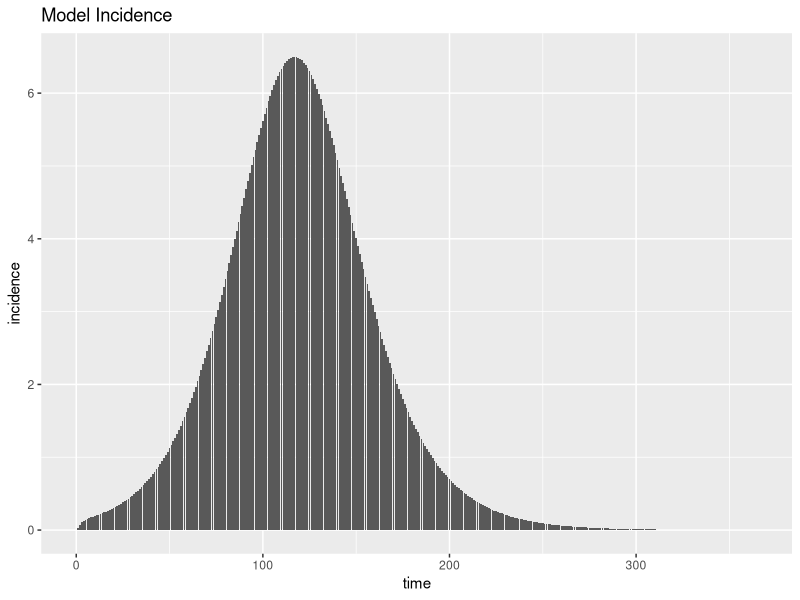
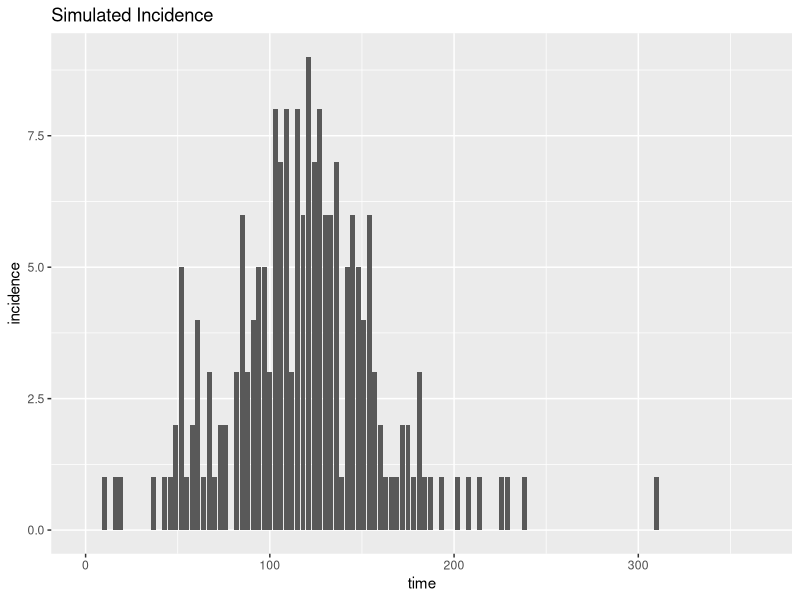
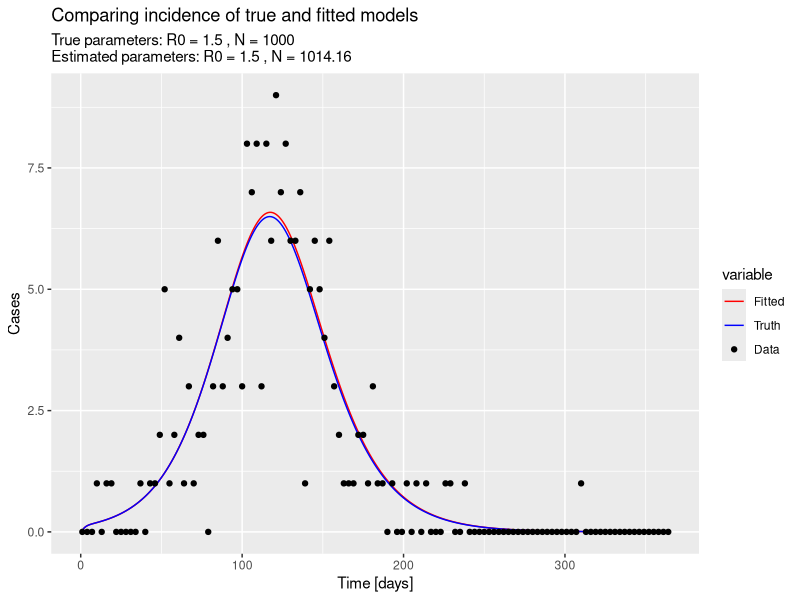
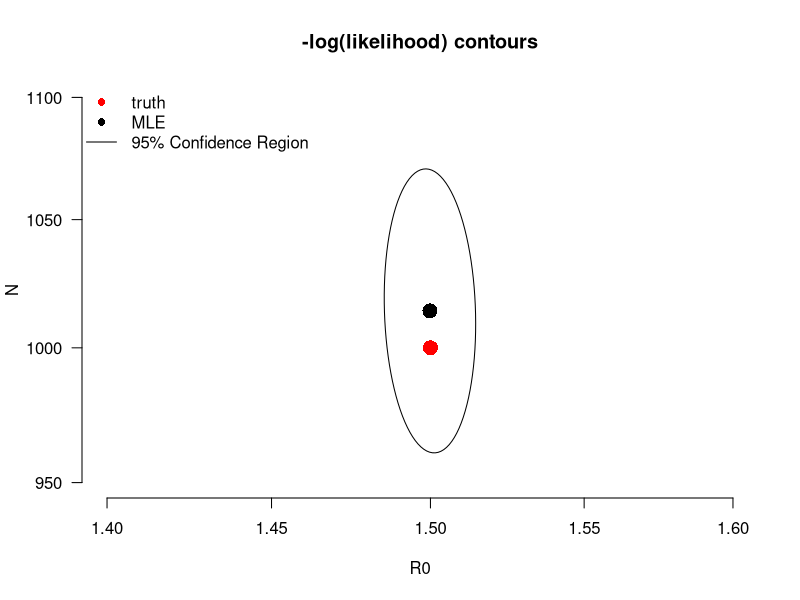
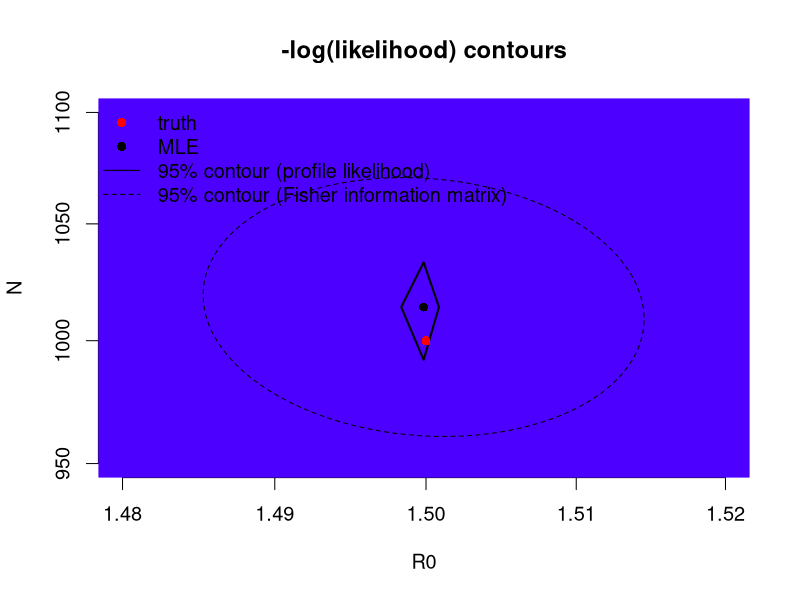
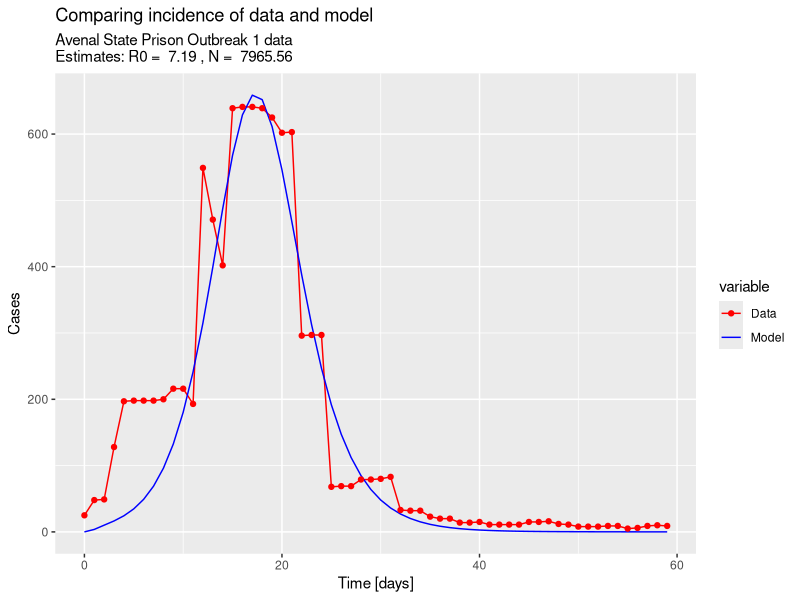
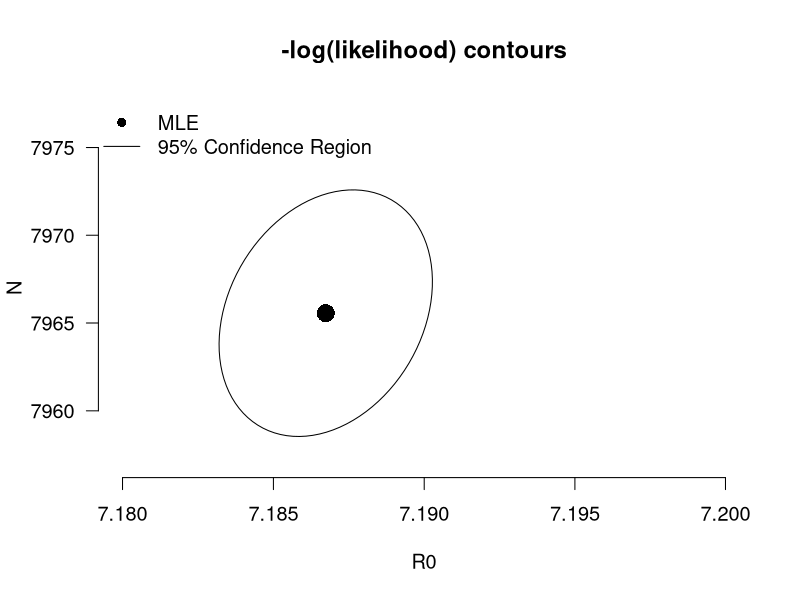
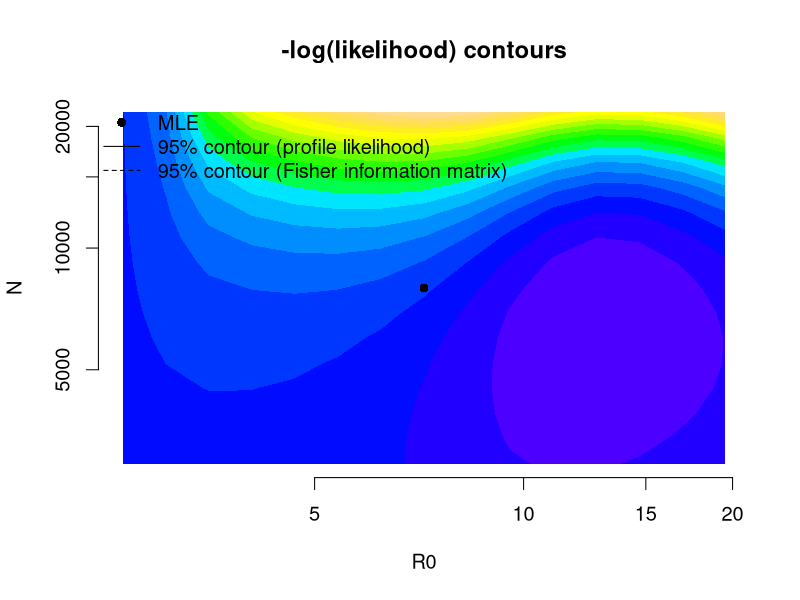

These figures' R source, in order:
##################################################################################
##################################################################################
# an R script to estimate R0 and N using an SEIR model
#
# Project: COVID in Prisons, ICI3D MMED 2023
#
##################################################################################

# Load packages -----------------------------------------------------------

require(boot); require(deSolve); require(ellipse); require(tidyverse)

# Parameters --------------------------------------------------------------

## Parameters for SEIR model
## to be passed as default parameters to disease_params()
latentPeriod <- 3        # days
infectiousPeriod <- 7    # days

# Functions ---------------------------------------------------------------

## Function that makes a list of disease parameters ##
## > R0 and N are undefined (we treat N as an unknown parameter, because the
##   population size for each outbreak in the prisons are not known. Therefore,
##   we have to estimate it.)
## > Rates gamma and sigma are defined with the parameters stated above.

disease_params <- function(R0,                         # basic reproduction number, unknown
                           N,                          # the total population, unknown
                           gamma = 1/infectiousPeriod, # rate of removal
                           sigma = 1/latentPeriod)     # rate of progression
{
  return(as.list(environment()))
}

## Function that makes a vector of initial state variable conditions ##
## initI - initial value of I as argument (defaults to 1)

init_cond <- function(initI = 1) {
  init <- c(E = 0,       # exposed
            I = initI,   # infected
            X = 0,       # removed
            C = 0)       # cumulative cases
  
  return(init)
}

## Function defining the SEIR model ##
## > We remove the S compartment, since we cannot define its initial conditions
##   due to N being treated as an unknown parameter. S will be calculated later
##   in the next function (simEpidemic).
## > 'X' is used instead of 'R' to avoid confusion with R0, the reproduction 
##   number.
## > 'C' is an added compartment that calculates the cumulative infected cases 
##   per time step. The difference between 'C' at time t and t-1 will be the 
##   incidence.
## > Overall, this model is a standard deterministic SEIR model with no births,
##   deaths, introductions, replenishment of susceptibles, etc.
seixc <- function(tt, yy, parms) with(c(parms,as.list(yy)), {
  
  ## Infectious contact rate
  beta <- R0*gamma/N                
  
  ## State variable derivatives (ODE system)
  ## State variables are: E, I, X, C
  ## Since there is no S compartment, we substitute S with N-E-I-X
  deriv <- rep(NA,4)
  deriv[1] <-	beta*(N-E-I-X)*I - sigma*E   # dEdt
  deriv[2] <-	sigma*E - gamma*I            # dIdt
  deriv[3] <-	gamma*I                      # dXdt
  deriv[4] <- sigma*E                      # cumulative cases C
  return(list(deriv))
})

## Function to run the deterministic model simulation, based on the ODE system defined in seixc() ##
## This function outputs a dataframe with the following variables:
## > time - time-step
## > S, E, I, X, C - number of individuals in each compartment per timestep
## > N - total population
## > incidence - the number of incident cases, calculated as the difference in C 
##   over each time step
## > inc_rate - the incidence rate (incidence/N) per time step
simEpidemic <- function(init, tseq, modFunction=seixc, parms = disease_params()) {
  modDat <- as.data.frame(lsoda(init, tseq, modFunction, parms=parms))
  modDat$N <- rep(parms$N, nrow(modDat))             # total population N
  modDat$S <- with(modDat, N-E-I-X)                  # Here we add compartment S. Recall that S = N-E-I-X
  modDat$incidence <- c(modDat$C[1],diff(modDat$C))  # incident cases (difference in C over each time step)
  modDat$inc_rate <- with(modDat, incidence/N)       # incidence rate based on total population N
  col_order <- c("time","S", "E", "I", "X", "C", "N", "incidence", "inc_rate")  # for rearranging the columns
  return(modDat[,col_order])
}

## Function to create simulated data using the model ##
## From a simulated epidemic, measure the incidence proportion at several time points by drawing
## cross-sectional samples of individuals at each time, testing them, and then calculating sample
## incidence proportion and associated binomial confidence intervals. The incidence per time
## step will then be calculated from the difference in exposed between each time step.
##
## This function be used to generate simulated data for testing the model and optimization functions.

sampleEpidemic <- function(modDat,                                   # Simulated "data" which we treat as real 
                           sampleDates = seq(1, 365, by = 3),        # Sample every 3 days for 1 year
                           N = rep(1000, length(sampleDates))        # Number of individuals sampled at each time point
){
  inc_rate_at_sample_times <- modDat[modDat$time %in% sampleDates, 'inc_rate']
  inc <- rbinom(length(N), N, inc_rate_at_sample_times)
  lci <- mapply(function(x,n) binom.test(x,n)$conf.int[1], x = inc, n = N)
  uci <- mapply(function(x,n) binom.test(x,n)$conf.int[2], x = inc, n = N)    
  return(data.frame(time = sampleDates, incidence = inc, N, samp_inc_rate =  inc/N,
                    lci = lci, uci = uci))
}

## Function to calculate residual sum of squares ## 
## This will be passed to the objective function, which will be passed to optim()
ressum <- function(parms, obsDat, init, tseq) {
  modDat <- simEpidemic(init, parms=parms, tseq)
  ## What are the rows from our simulation at which we have observed data?
  matchedTimes <- modDat$time %in% obsDat$time
  sqe <- (obsDat$incidence - modDat$incidence[matchedTimes])^2
  return(sum(sqe))
}

## Function to combine guess (fit parameters) and fixed parameters ##
## This will be used within the objective function.
subsParms <- function(fit.params, fixed.params=disease_params())
  within(fixed.params, {
    loggedParms <- names(fit.params)[grepl('log_', names(fit.params))]
    unloggedParms <- names(fit.params)[!grepl('log_', names(fit.params))]        
    for(nm in unloggedParms) assign(nm, as.numeric(fit.params[nm]))
    for(nm in loggedParms) assign(gsub('log_','',nm), exp(as.numeric(fit.params[nm])))
    rm(nm, loggedParms, unloggedParms)
  })

## Objective function to be passed to optim() for parameter estimation ##
## Make the objective function a function of fixed and fitted parameters
objFXN <- function(fit.params,                        # paramters to fit
                   fixed.params = disease_params(),   # fixed paramters
                   obsDat,                            # observed data
                   init,
                   tseq) {                 
  parms <- subsParms(fit.params, fixed.params)
  ressum(parms, obsDat = obsDat, init=init, tseq = tseq)  # then ressum
}

# Test the functions with simulated data ----------------------------------

## Generate simulated data ##
## We will create "observed data" by sampling from a model with known R0 and N
trueParms <- disease_params(R0 = 1.50, N=1000)  # underlying model parameters
init.pop <- init_cond()                         # keep the default initial conditions
time.out <- seq(0, 365, 1)                      # range of timepoints for model time series

modDat <- simEpidemic(init.pop, parms = trueParms, tseq = time.out) # Simulated epidemic (underlying process)
ggplot(modDat, aes(x = time, y = incidence)) + 
  geom_col() +
  labs(title = "Model Incidence")              # quick look at the model incidence

set.seed(1)                                    # Initiate the random number generator
myDat <- sampleEpidemic(modDat)                # Simulate data from the sampling process (acts as our "observed data")
ggplot(myDat, aes(x=time, y=incidence)) + 
  geom_col() +
  labs(title = "Simulated Incidence")          # quick look at the simulated incidence

## Use optim to estimate R0 and N ##
## Intial estimation via SANN
optim.vals <- optim(par = c(log_R0 = log(1), log_N = log(1000))
                    , objFXN
                    , fixed.params = disease_params()  # defined at top of script
                    , obsDat = myDat
                    , init = init.pop
                    , tseq = time.out
                    , control = list(trace = 3, maxit = 150)
                    , method = "SANN")

## See initial estimates
estimParms <- exp(unname(optim.vals$par))
names(estimParms) <- c('R0', 'N')
trueParms[c('R0', 'N')]   # true values
estimParms                # estimated values

## Feed the last parameters of SANN in as the first values of Nelder-Mead
optim.vals <- optim(par = optim.vals$par
                    , objFXN
                    , fixed.params = disease_params()
                    , obsDat = myDat
                    , init = init.pop
                    , tseq = time.out
                    , control = list(trace = 3, maxit = 800, reltol = 10^-7)
                    , method = "Nelder-Mead"
                    , hessian = T)


## Store estimates
MLEfits <- optim.vals$par
log_R0.fit <- MLEfits["log_R0"]
log_N.fit <- MLEfits["log_N"]
estimParms <- exp(unname(MLEfits))
names(estimParms) <- c('R0', 'N')

## See final estimates
trueParms[c('R0', 'N')]   # true values
estimParms                # estimated values

## Simulate an epidemic using the R0 estimate (fitDat)
fitDat <- simEpidemic(init = init.pop, tseq = time.out, parms = subsParms(optim.vals$par, trueParms))

## Visually compare incidence (cases) of fitDat and modDat (the true underlying process)
df <- rbind(modDat = modDat %>% 
              mutate(variable = "modDat"),
            fitDat = fitDat %>% 
              mutate(variable = "fitDat"))

myDat <- myDat %>% 
  mutate(variable = "myDat")

ggplot(df, aes(x = time, y = incidence, color = variable))+
  geom_line() +
  geom_point(data = myDat, mapping=aes(x = time, y=incidence, color = variable)) +
  labs(title = "Comparing incidence of true and fitted models",
       subtitle = paste("True parameters: R0 =", trueParms['R0'], ", N =", trueParms['N'],
                        "\nEstimated parameters: R0 =", round(estimParms['R0'],2), ", N =", round(estimParms['N'],2)),
       x= "Time [days]",
       y= "Cases") +
  scale_color_manual(labels = c("Fitted","Truth","Data"), values = c("red", "blue", "black"))


# Contour plots for simulated data ----------------------------------------

## Generate contour plots with the Hessian ##
fisherInfMatrix <- solve(optim.vals$hessian) ## invert the Hessian, to estimate the covar-var matrix of parameter estimates

## Create a sequence of R0 and N values for the grid
res <- 15
R0.seq <- exp(seq(log_R0.fit-1, log_R0.fit+1, l = res))
N.seq <- exp(seq(log_N.fit-1, log_N.fit + 1, l = res))

## Initialize plot of parameters
plot(1,1, type = 'n', log = 'xy',
     # xlim = range(R0.seq), ylim = range(N.seq),
     xlim = c(1.4,1.6), ylim = c(950,1100),  # use these limits to zoom-in
     las = 1,
     xlab = expression(R0), ylab = expression(N),
     main = "-log(likelihood) contours", bty = "n")
## Add true parameter values to the plot
with(trueParms, points(R0, N, pch = 16, cex = 2, col = 'red'))
## Add MLE to the plot
points(exp(MLEfits['log_R0']), exp(MLEfits['log_N']), pch = 16, cex = 2, col = 'black')
## Add 95% contour ellipse from Hessian
lines(exp(ellipse(fisherInfMatrix, centre = MLEfits, level = .95)))
legend("topleft", c('truth', 'MLE', '95% Confidence Region'), lty = c(NA, NA, 1), pch = c(16,16, NA),
       col = c('red', 'black', 'black'), bg='white', bty = 'n')

## Change the xlim and ylim values to zoom-into the plot!

## Generate contour plots with likelihood profiles ##
objXR0_N <- function(R0, N, fixed.params = disease_params(), browse=F, obsDat,
                     init, tseq) {
  objFXN(fit.params = c(log_R0 = log(R0), log_N = log(N))
         , fixed.params = fixed.params, obsDat, init, tseq)}

objXR0_NVEC <- Vectorize(objXR0_N, list("R0", "N"))

mat <- outer(R0.seq, N.seq, objXR0_NVEC, init = init_cond(), tseq=time.out, obsDat=myDat)

ml.val <- optim.vals$value
conf.cutoff <- ml.val + qchisq(.95,2)/2

## Show likelihood contours
par(cex = 1.2)
plot(1,1, type = 'n', log = 'xy',
     # xlim = range(R0.seq), ylim = range(N.seq),
     xlim = c(1.48,1.52), ylim = c(950,1100),  # use these limits to zoom-in
     xlab = expression(R0), ylab = expression(N),
     main = "-log(likelihood) contours", bty = "n")
.filled.contour(R0.seq, N.seq, mat, levels = seq(min(mat), max(mat), l=20), col = topo.colors(20))
## Add contour for 95% CI from likelihood ratio
contour(R0.seq, N.seq, mat, levels = c(conf.cutoff),
        col = "black", lwd = 2, labels = "", labcex = .2, add = T)
## Add contour for 95% CI from Hessian
lines(exp(ellipse(fisherInfMatrix, centre = MLEfits, level = .95)), lty = 2)
## Add MLE to the plot
points(exp(log_R0.fit), exp(log_N.fit), pch = 16, cex = 1, col = 'black')
## Add true parameter values to the plot
with(trueParms, points(R0, N, pch = 16, cex = 1, col = 'red'))
legend("topleft",
       c('truth', 'MLE', '95% contour (profile likelihood)', '95% contour (Fisher information matrix)')
       , lty = c(NA, NA, 1, 2), pch = c(16,16, NA, NA),
       col = c('red', rep('black',3)), bg='white', bty = 'n')

## Change the xlim and ylim values to zoom-into the plot!

# Estimate R0 and N with actual data ----------------------------------------

## Import and wrangle dataset
all.data <- read_csv("new_cases_per_day.csv")

## Extract one outbreak: Avenal State Prison (ASP) Outbreak 1
ASP.1.data <- all.data %>%
  filter(Facility_Outbreak == "Avenal State Prison (ASP) Outbreak 1") %>%
  select(Date, Daily_New_Cases) %>% 
  rename(incidence = Daily_New_Cases) %>% 
  mutate(time = seq(0,nrow(.)-1)) %>%
  filter(time < 60)  # limit to one peak

ASP.1.data

## Define time sequence and initial conditions
time.out2 <- seq(0, max(ASP.1.data$time), 1)
init.prison <- init_cond(initI = 25)

## Use optim to estimate R0
prison.estim <- optim(par = c(log_R0 = log(1), log_N = log(1000))
                      , objFXN
                      , fixed.params = disease_params()  # defined at top of script
                      , obsDat = ASP.1.data
                      , init = init.prison
                      , tseq = time.out2
                      , control = list(trace = 3, maxit = 150)
                      , method = "SANN"
                      , hessian = T)

## Feed the last parameters of SANN in as the first values of Nelder-Mead
# prison.estim <- optim(par = optim.vals$par
#                     , objFXN
#                     , fixed.params = disease_params()
#                     , obsDat = ASP.1.data
#                     , init = init.pop
#                     , tseq = time.out2
#                     , control = list(trace = 3, maxit = 800, reltol = 10^-7)
#                     , method = "Nelder-Mead"
#                     , hessian = T)

MLEfits <- prison.estim$par
log_R0.fit <- MLEfits["log_R0"]
log_N.fit <- MLEfits["log_N"]
estimParms <- exp(unname(MLEfits))
names(estimParms) <- c('R0', 'N')

## View the R0 estimate
estimParms

## Run the SEIR model with the R0 estimate
prison.ts <- simEpidemic(init.prison, time.out2, seixc, disease_params(R0 = estimParms['R0'], N = estimParms['N']))

## Visually compare incidence of the model and actual data

df2 <- rbind(ASP.1.data %>% 
               select(-Date) %>% 
               mutate(variable = "ASP.1.data"),
             prison.ts %>% 
               select(incidence, time) %>% 
               mutate(variable = "prison.ts"))

ggplot(df2, aes(x = time, y = incidence, color = variable))+
  geom_line() +
  geom_point(data = subset(df2, df2$variable == "ASP.1.data"), mapping=aes(x = time, y=incidence, color = variable)) +
  labs(title = "Comparing incidence of data and model",
       subtitle = paste("Avenal State Prison Outbreak 1 data
Estimates: R0 = ", round(estimParms['R0'],2), ", N = ", round(estimParms['N'],2)),
x= "Time [days]",
y= "Cases") +
  scale_color_manual(labels = c("Data","Model"), values = c("red", "blue"))

## Are the estimated R0 and N values reasonable?

# Contour plots for actual data -------------------------------------------
## We will use the estimated R0 and N from the ASP1 data restricted to one peak

## Generate contour plots with the Hessian ##
fisherInfMatrix <- solve(prison.estim$hessian)

## Create a sequence of R0 and N values for the grid
R0.seq <- exp(seq(log_R0.fit-1, log_R0.fit+1, l = res))
N.seq <- exp(seq(log_N.fit-1, log_N.fit + 1, l = res))

## Initialize plot of parameters
plot(1,1, type = 'n', log = 'xy',
     # xlim = range(R0.seq), ylim = range(N.seq),
     xlim = c(7.18,7.20), ylim = c(7957,7977),  # use these limits to zoom-in
     las = 1,
     xlab = expression(R0), ylab = expression(N),
     main = "-log(likelihood) contours", bty = "n")
## Add MLE to the plot
points(estimParms['R0'], estimParms['N'], pch = 16, cex = 2, col = 'black')
## Add 95% contour ellipse from Hessian
lines(exp(ellipse(fisherInfMatrix, centre = MLEfits, level = .95)))
legend("topleft", c('MLE', '95% Confidence Region'), lty = c(NA, 1), pch = c(16, NA),
       col = c('black', 'black'), bg='white', bty = 'n')

## Generate contour plots with likelihood profiles ##
mat <- outer(R0.seq, N.seq, objXR0_NVEC, init = init_cond(), tseq=time.out, obsDat=ASP.1.data)

ml.val <- prison.estim$value
conf.cutoff <- ml.val + qchisq(.95,2)/2

## Show likelihood contours
par(cex = 1.2)
plot(1,1, type = 'n', log = 'xy',
     xlim = range(R0.seq), ylim = range(N.seq),
     # xlim = c(7.18,7.20), ylim = c(7957,7977),  # use these limits to zoom-in
     xlab = expression(R0), ylab = expression(N),
     main = "-log(likelihood) contours", bty = "n")
.filled.contour(R0.seq, N.seq, mat, levels = seq(min(mat), max(mat), l=20), col = topo.colors(20))
## Add contour for 95% CI from likelihood ratio
## This isn't showing up (?)
contour(R0.seq, N.seq, mat, levels = c(conf.cutoff),
        col = "black", lwd = 2, labels = "", labcex = .2, add = T)
## Add contour for 95% CI from Hessian
lines(exp(ellipse(fisherInfMatrix, centre = MLEfits, level = .95)), lty = 2)
## Add MLE to the plot
points(exp(log_R0.fit), exp(log_N.fit), pch = 16, cex = 1, col = 'black')
## Add true parameter values to the plot
legend("topleft",
       c('MLE', '95% contour (profile likelihood)', '95% contour (Fisher information matrix)')
       , lty = c(NA, 1, 2), pch = c(16, NA, NA),
       col = c(rep('black',3)), bg='white', bty = 'n')

# Plots used in the report ------------------------------------------------

## Figure (simulated data)
ggplot(df, aes(x = time, y = incidence, color = variable))+
  geom_line() +
  geom_point(data = myDat, mapping=aes(x = time, y=incidence, color = variable)) +
  #  geom_ribbon(data = myDat, mapping=aes(x = time, y = samp_inc_rate, ymin=lci, ymax=uci), color = NA, fill = "black", alpha = 0.2) +
  labs(x= "Time [days]",
       y= "Cases") +
  scale_color_manual(labels = c("Fitted","Truth","Data"), values = c("red", "blue", "black")) +
  theme(legend.title= element_blank())

## Figure 2 (actual data)

ggplot(df2, aes(x = time, y = incidence, color = variable))+
  geom_line() +
  geom_point(data = subset(df2, df2$variable == "ASP.1.data"), mapping=aes(x = time, y=incidence, color = variable)) +
  labs(x= "Time [days]",
       y= "Cases") +
  scale_color_manual(labels = c("Data","Model"), values = c("red", "blue"))
